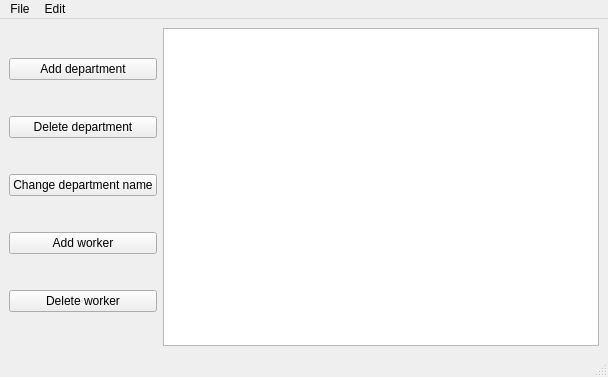
<?xml version="1.0" encoding="UTF-8"?>
<ui version="4.0">
 <class>MainWindow</class>
 <widget class="QMainWindow" name="MainWindow">
  <property name="geometry">
   <rect>
    <x>0</x>
    <y>0</y>
    <width>608</width>
    <height>377</height>
   </rect>
  </property>
  <property name="windowTitle">
   <string>MainWindow</string>
  </property>
  <widget class="QWidget" name="centralwidget">
   <layout class="QHBoxLayout" name="horizontalLayout">
    <item>
     <layout class="QVBoxLayout" name="verticalLayout">
      <item>
       <widget class="QPushButton" name="pushButton">
        <property name="text">
         <string>Add department</string>
        </property>
       </widget>
      </item>
      <item>
       <widget class="QPushButton" name="pushButton_2">
        <property name="text">
         <string>Delete department</string>
        </property>
       </widget>
      </item>
      <item>
       <widget class="QPushButton" name="pushButton_5">
        <property name="text">
         <string>Change department name</string>
        </property>
       </widget>
      </item>
      <item>
       <widget class="QPushButton" name="pushButton_3">
        <property name="text">
         <string>Add worker</string>
        </property>
       </widget>
      </item>
      <item>
       <widget class="QPushButton" name="pushButton_4">
        <property name="text">
         <string>Delete worker</string>
        </property>
       </widget>
      </item>
     </layout>
    </item>
    <item>
     <layout class="QHBoxLayout" name="horizontalLayout_2">
      <item>
       <widget class="QListWidget" name="listWidget"/>
      </item>
     </layout>
    </item>
   </layout>
  </widget>
  <widget class="QMenuBar" name="menubar">
   <property name="geometry">
    <rect>
     <x>0</x>
     <y>0</y>
     <width>608</width>
     <height>22</height>
    </rect>
   </property>
   <widget class="QMenu" name="menuFile">
    <property name="title">
     <string>File</string>
    </property>
   </widget>
   <widget class="QMenu" name="menuEdit">
    <property name="title">
     <string>Edit</string>
    </property>
   </widget>
   <addaction name="menuFile"/>
   <addaction name="menuEdit"/>
  </widget>
  <widget class="QStatusBar" name="statusbar"/>
 </widget>
 <resources/>
 <connections/>
</ui>
